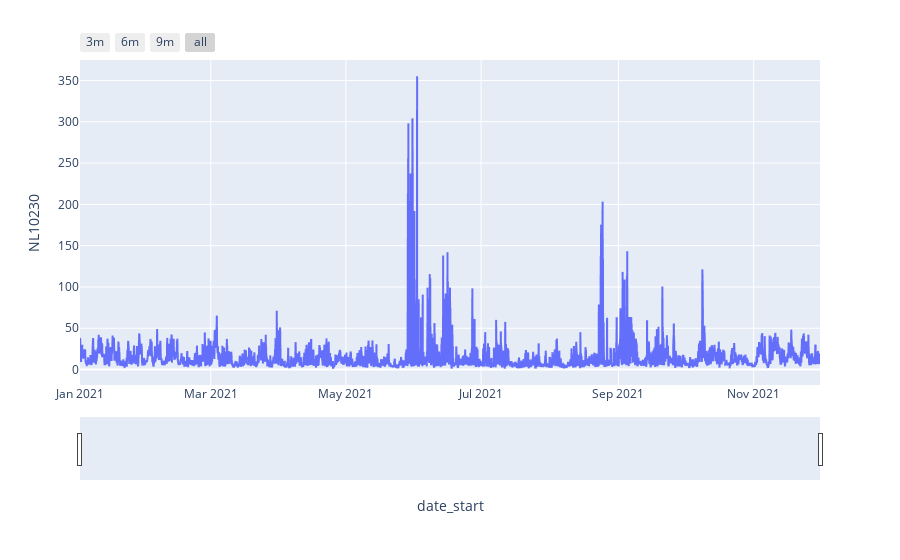

Notebook code cell kept with this figure:
### Code cell
import plotly.express as px

# df_NL10230 = tidy_2021[tidy_2021.site == "NL10230"]

fig = px.line(df_2021, x="date_start", y="NL10230")
fig.update_xaxes(
    rangeslider_visible=True,
    rangeselector=dict(
        buttons=list([
            dict(count=3, label="3m", step="month", stepmode="backward"),
            dict(count=6, label="6m", step="month", stepmode="backward"),
            dict(count=9, label="9m", step="month", stepmode="backward"),
            dict(step="all")
        ])
    )
)
fig.show()

### Figure 1 — Plotly figure (JSON) as saved in the notebook; plotly's stock layout.template omitted (floating-point values rounded to 4 significant figures; data arrays with more than 128 entries replaced by an {"elided": "..."} marker saying what was removed)
{"data": [{"hovertemplate": "date_start=%{x}<br>NL10230=%{y}<extra></extra>", "legendgroup": "", "line": {"color": "#636efa", "dash": "solid"}, "marker": {"symbol": "circle"}, "mode": "lines", "name": "", "showlegend": false, "type": "scattergl", "x": {"elided": "8016 str values"}, "xaxis": "x", "y": {"elided": "8016 float values"}, "yaxis": "y"}], "layout": {"legend": {"tracegroupgap": 0}, "margin": {"t": 60}, "xaxis": {"anchor": "y", "domain": [0, 1], "rangeselector": {"buttons": [{"count": 3, "label": "3m", "step": "month", "stepmode": "backward"}, {"count": 6, "label": "6m", "step": "month", "stepmode": "backward"}, {"count": 9, "label": "9m", "step": "month", "stepmode": "backward"}, {"step": "all"}]}, "rangeslider": {"visible": true}, "title": {"text": "date_start"}}, "yaxis": {"anchor": "x", "domain": [0, 1], "title": {"text": "NL10230"}}}}
